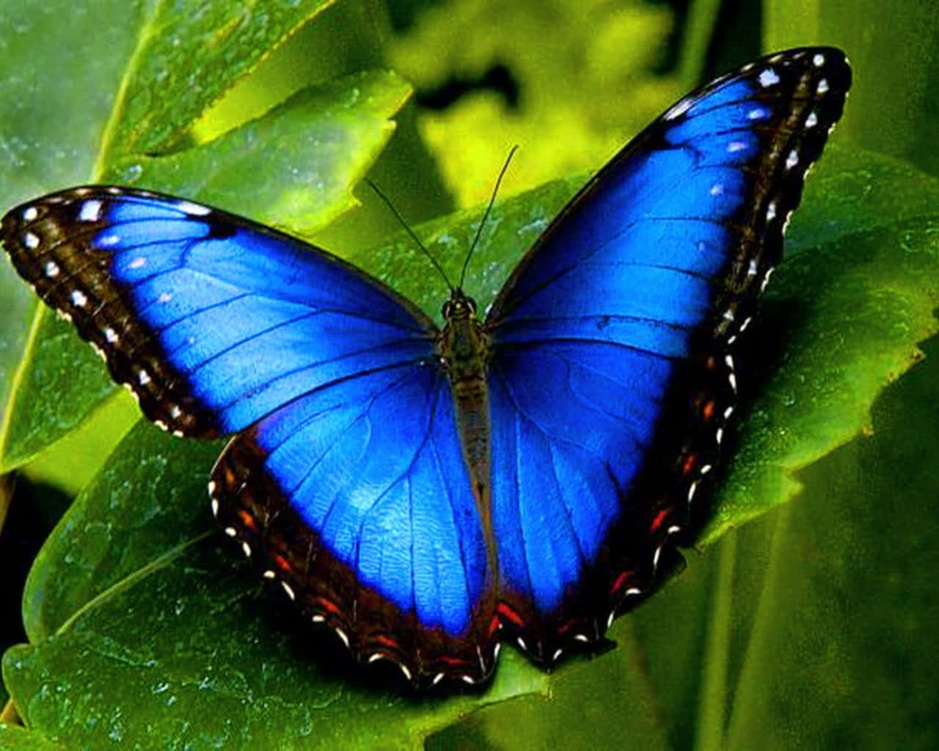
#> input picture lect8/butterfly.jpg, 939 x 751 px, shrunk from 1280 x 1024 before the run
$ python lecture_after.py
#> lines starting #> are read from the running program, lines starting #| are printed output that depends on the picture
# To install PIL, type `pip install pillow` in the console
from PIL import Image

# Open an existing image file
pic = Image.open("butterfly.jpg")
#> pic is the input picture: PIL image 939x751 RGB; mean R, G, B 52.2, 90.3, 60.5
width = pic.size[0]
#> width = 939
height = pic.size[1]
#> height = 751

# Creating a new Canvas
new_pic = Image.new("RGB", (width, height), (0, 0, 0))
#> new_pic: PIL image 939x751 RGB; every value is 0

pix = pic.getpixel((0,0))
#> pix = (97, 155, 71)
print(pix)
#| (97, 155, 71)
for x in range(width):
    color = pic.getpixel((x, 0))
    for y in range(height):
        new_pic.putpixel((x, y), color)
    print(color)
#> this loop made 939 passes
#> color on passes 1 to 3: (97, 155, 71), (100, 158, 74), (102, 161, 81)
#| (97, 155, 71)
#| (100, 158, 74)
#| (102, 161, 81)
#| (104, 162, 85)
#| (104, 162, 86)
#| (102, 160, 86)
#| (101, 158, 89)
#| (101, 158, 89)
#> (further printed lines are left out)
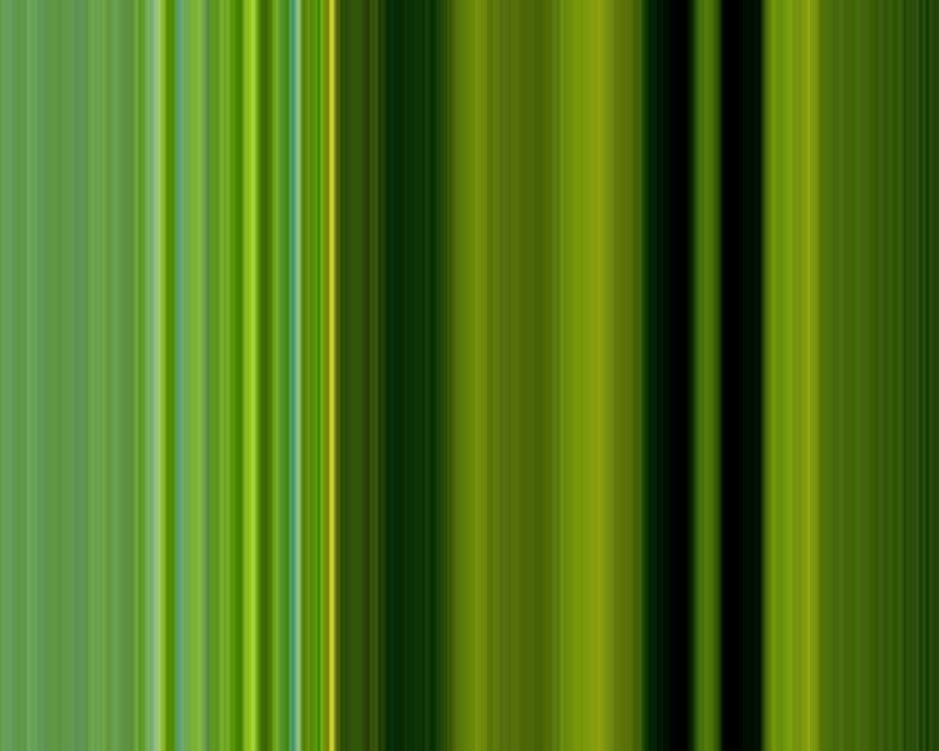
#> new_pic: PIL image 939x751 RGB; mean R, G, B 76.4, 113.7, 25.8
new_pic.save("new_image1.jpg")

for y in range(height):
    color = pic.getpixel((0, y))
    for x in range(500):
        new_pic.putpixel((x, y ), color)
#> this loop made 751 passes
#> color on passes 1 to 3: (97, 155, 71), (98, 156, 72), (98, 158, 72)
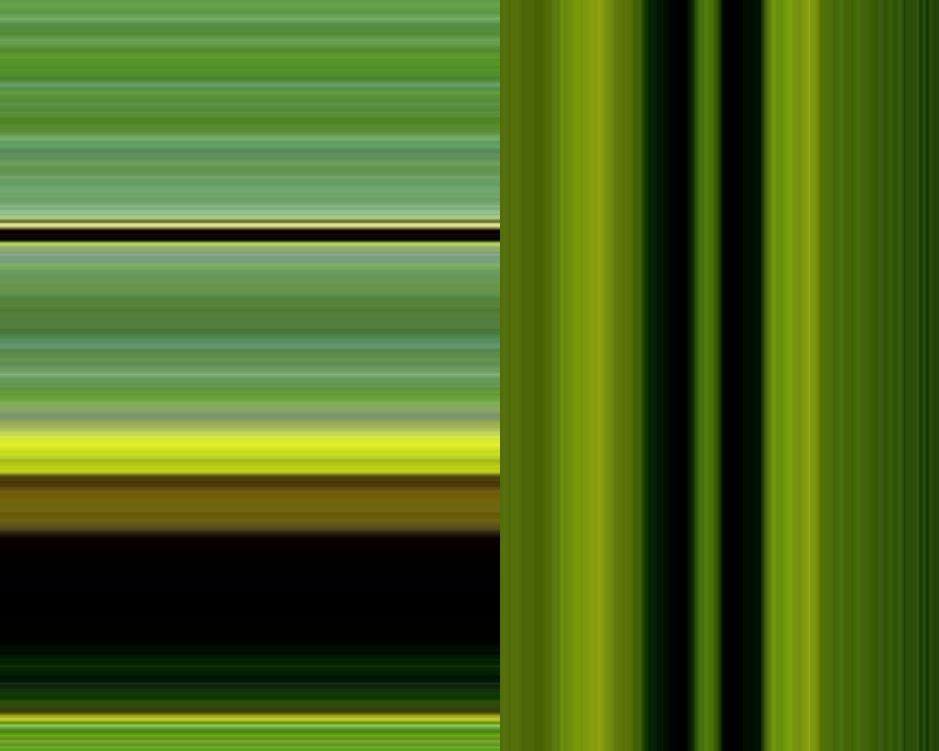
#> new_pic: PIL image 939x751 RGB; mean R, G, B 75.8, 105.1, 31.2

new_pic.save("new_image3.jpg")

for x in range(width):
    for y in range(500):
        color = pic.getpixel((0, y))
        new_pic.putpixel((x, y ), color)
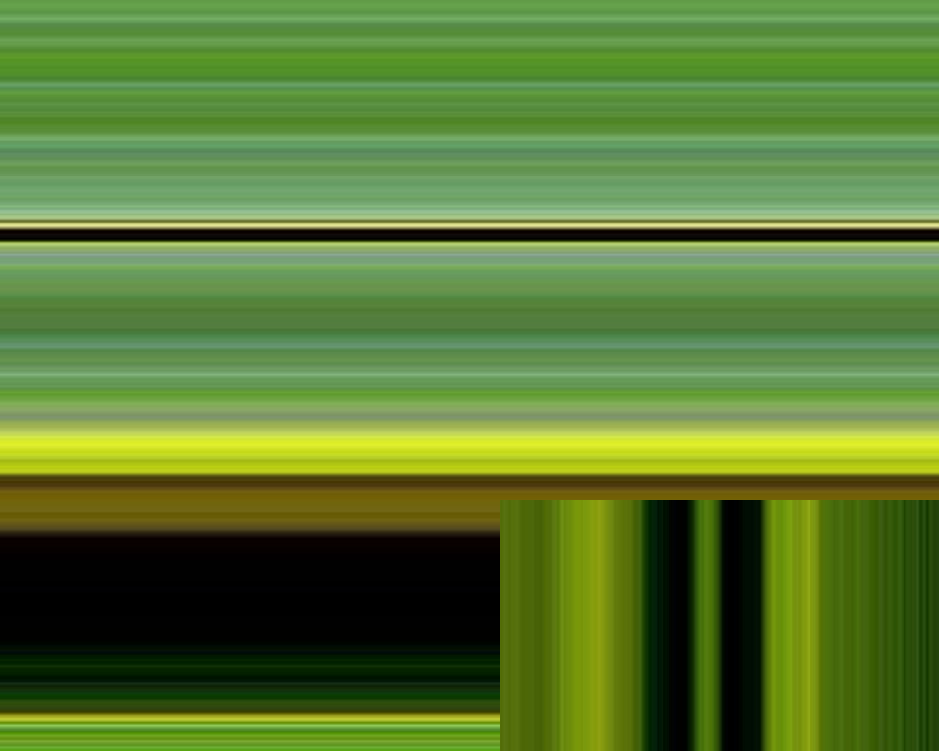
#> new_pic: PIL image 939x751 RGB; mean R, G, B 89.4, 123, 50.9

new_pic.save("new_image2.jpg")


# gray scale effects

new_pic2 = Image.new("RGB", (width, height), (0, 0, 0))
for x in range(width):
    for y in range(height):
        color = pic.getpixel((x, y))
        new_color = (color[0], color[0], color[0])
        new_color = (int(sum(color) / 3),) * 3 # (100,)
        new_pic2.putpixel((x, y ), new_color)
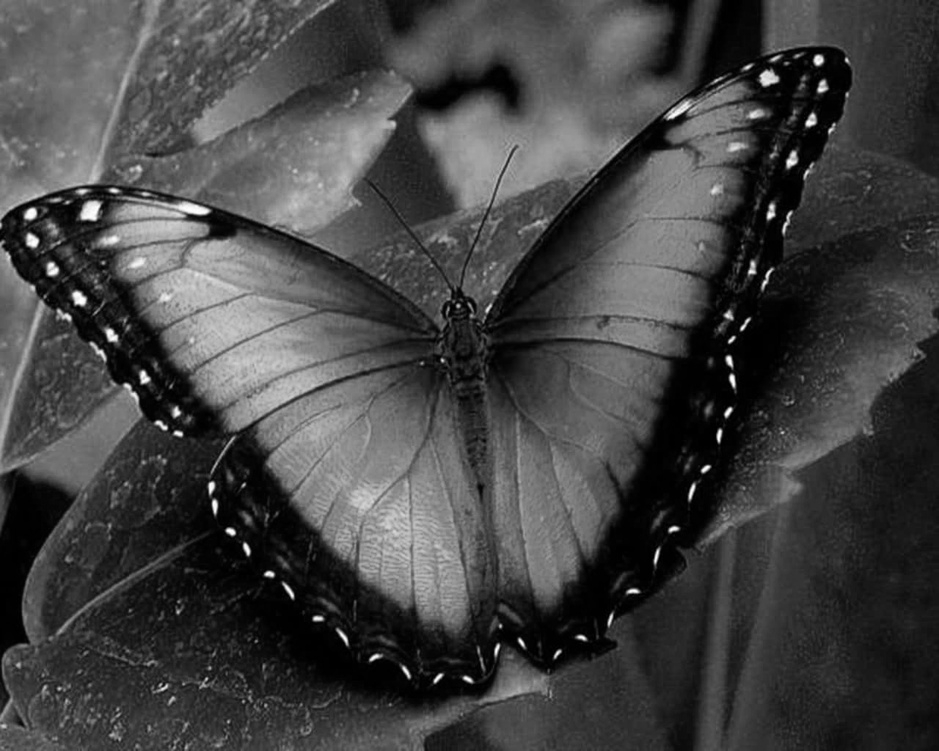
#> new_pic2: PIL image 939x751 RGB; min 0, max 255, mean 67.3


new_pic2.save("graybutterfly.jpg")


# Write a line of code to get the dimensions of the image


# Write code to manipulate pic

# Save the modified image to a new file
pic.save("mybutterfly.jpg")

# Run your code
# see the new file appear on the left panel under "Files"
